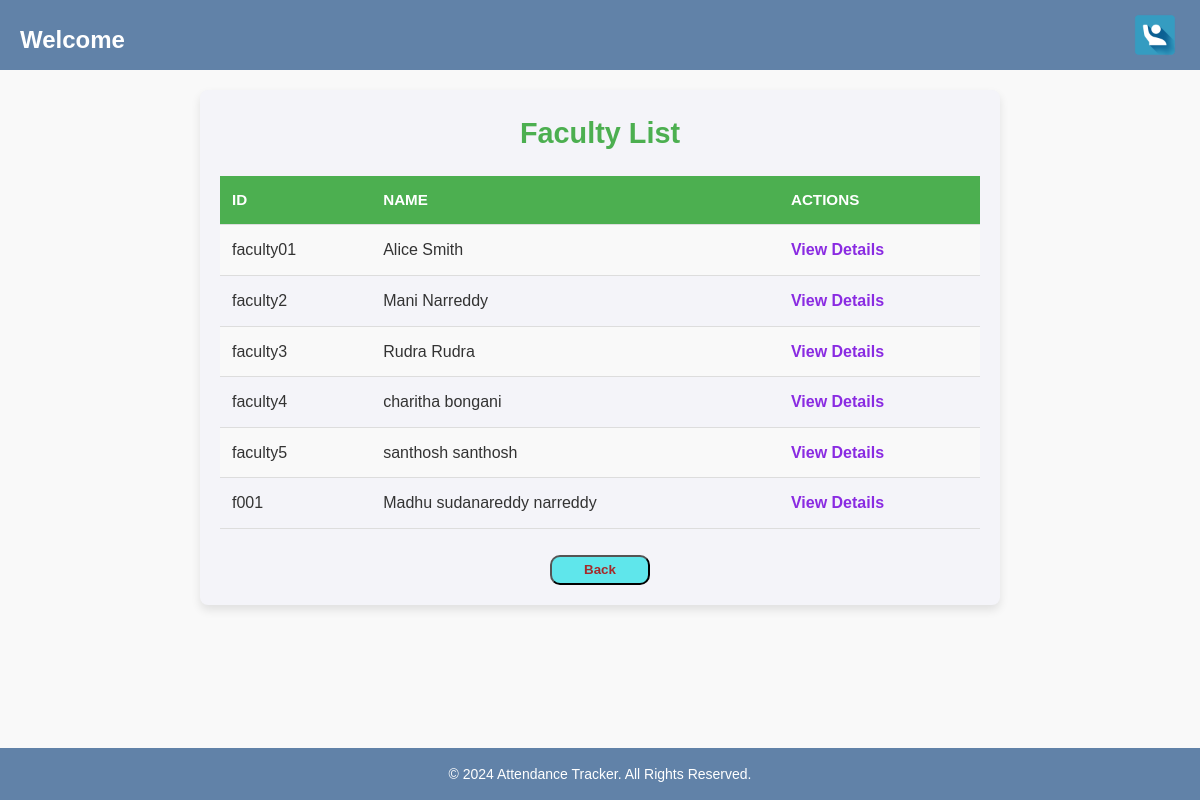
Screenshot of /view_faculty/ with the database file from the repository.
### backend/models.py (models this page shows, shortened)
class Faculty(models.Model):
    faculty_id = models.CharField(max_length=50, primary_key=True)
    firstname = models.CharField(max_length=100)
    lastname = models.CharField(max_length=100)
    email = models.EmailField(unique=True)
    password = models.CharField(max_length=255)
    phone_number = models.CharField(max_length=15, blank=True, null=True)
    subject = models.CharField(max_length=100)

### backend/views.py (the view)
# urls.py: path('view_faculty/', views.view_faculty, name='view_faculty'),
def view_faculty(request):
    faculty_members = Faculty.objects.all()
    return render(request, 'backend/view_faculty.html', {'faculty_members': faculty_members})

### backend/templates/backend/view_faculty.html (shortened to what this page needs)
{% extends "base.html" %}
{% block content %}
<head>
</head>
<div class="table-container">
    <h2>Faculty List</h2>
    <table>
        <tr>
            <th>ID</th>
            <th>Name</th>
            <th>Actions</th>
        </tr>
        {% for faculty in faculty_members %}
        <tr>
            <td>{{ faculty.faculty_id }}</td>
            <td>{{ faculty.firstname }} {{ faculty.lastname }}</td>
            <td>
                <a href="{% url 'faculty_detail' faculty.faculty_id %} " class="view">View Details</a>
            </td>
        </tr>
        {% endfor %}
    </table><br>
    <center><button class="btm"><a href="{% url 'administration_dashboard' %}" class="back-button">Back</a></button></center>
</div>
{% endblock %}

### backend/templates/base.html (style rules this page uses)
* { margin: 0; padding: 0; box-sizing: border-box; }
body { font-family: Arial, sans-serif; background-color: #f9f9f9; color: #333; line-height: 1.6; display: flex; flex-direction: column; min-height: 100vh; margin:0; }

### backend/templates/backend/view_faculty.html (style rules this page uses)
.table-container { max-width: 800px; margin: 0 auto; padding: 20px; background-color: #f4f4f9; border-radius: 8px; box-shadow: 0 5px 10px rgba(0, 0, 0, 0.1); }
h2 { text-align: center; color: #4CAF50; font-weight: bold; margin-bottom: 20px; font-size: 1.8rem; }
table { width: 100%; border-collapse: collapse; }
th, td { padding: 12px; text-align: left; border-bottom: 1px solid #ddd; font-size: 1rem; }
th { background-color: #4CAF50; color: white; font-weight: bold; text-transform: uppercase; font-size: 0.95rem; }
tr:nth-child(even) { background-color: #f9f9f9; }
.btm { width: 100px; background-color: rgb(95, 230, 235); border-radius: 10px; height: 30px; }
a { color: #4CAF50; text-decoration: none; font-weight: bold; transition: color 0.2s; }
.back-button { text-decoration: none; color: brown; }
.view { color: blueviolet; }

### rows the page displays
Faculty: faculty_id "faculty01", firstname "Alice", lastname "Smith"
Faculty: faculty_id "faculty2", firstname "Mani", lastname "Narreddy"
Faculty: faculty_id "faculty3", firstname "Rudra", lastname "Rudra"
Faculty: faculty_id "faculty4", firstname "charitha", lastname "bongani"
Faculty: faculty_id "faculty5", firstname "santhosh", lastname "santhosh"
Faculty: faculty_id "f001", firstname "Madhu sudanareddy", lastname "narreddy"
